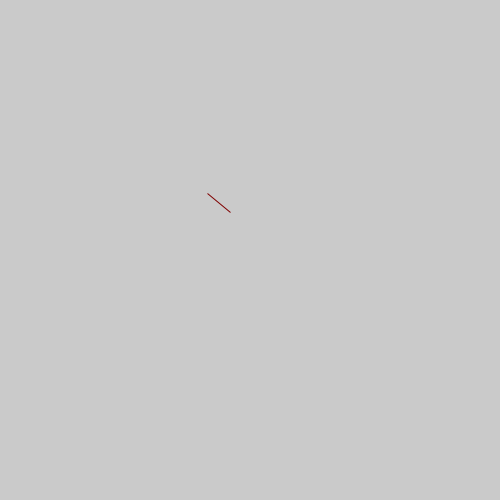
Frame 1 (no input)
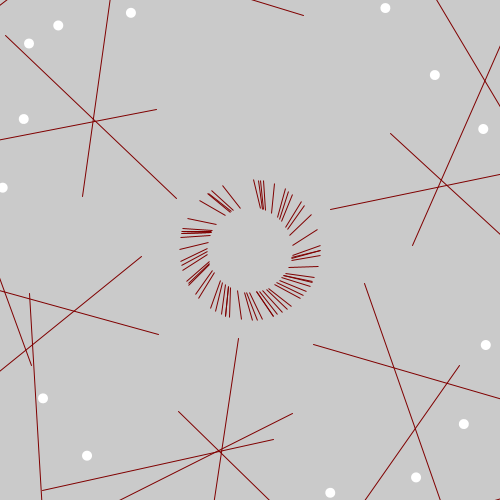
Frame 60 (the mouse pressed at the canvas centre just before this capture)
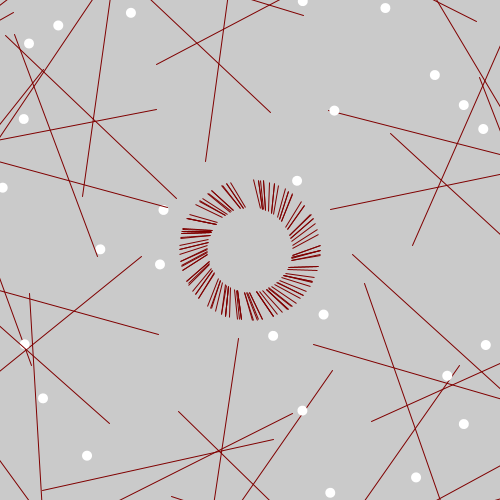
Frame 120 (the mouse held since frame 60 and released just before this capture)

The Processing sketch that drew these frames (run headless with seeded random() and noise(); from frame 60 on, the mouse is pressed at the canvas centre):

// Processing sketch: processing_143717
// ── processing_143717.pde

void setup()

{
  size (500,500);
    background(202);
  
  
}

void draw()

{

  float pos = map(millis(), 10, 59, 0, 200);
  float gelb= map(millis(),0, 59, 0, 150);
    float gelb2= map(millis(),0, 59, 0, 150);
  
   // translate(width/2, height/2);
 // fill(140,140,140);
  //noStroke();
  //rect(0,0, 30,30);
  //rotate(gelb);
  //
  
 translate (width/2, height/2);
 rotate(gelb);
  rotateX(radians(90));
  fill(127, 0, 0);
 stroke(127,0,0);
 // rect(0, 30, 70, 70);
 triangle(30, 30, 58, 40, 30, 30);
  
  
    pushMatrix();

 translate (pos, height/2);
 // rotate(gelb2);
 rotateX(PI/3.0);
  fill(116, 116, 116);
  stroke(127,0,0);
  rect(0, 100, 20, 20);
  
  popMatrix();

  translate (width/2, height/2);
  rotate(pos);
  fill (116, 116, 116);
  line (30,20,85,250);
  
  pushMatrix();
  
 translate (mouseX, mouseY);
  //rotate(gelb);
  fill(255, 255, 255);
  stroke(127,0,0);
  noStroke();
  ellipse(0, 100, 10, 10);
  
    popMatrix();
    

  
  
  
}
